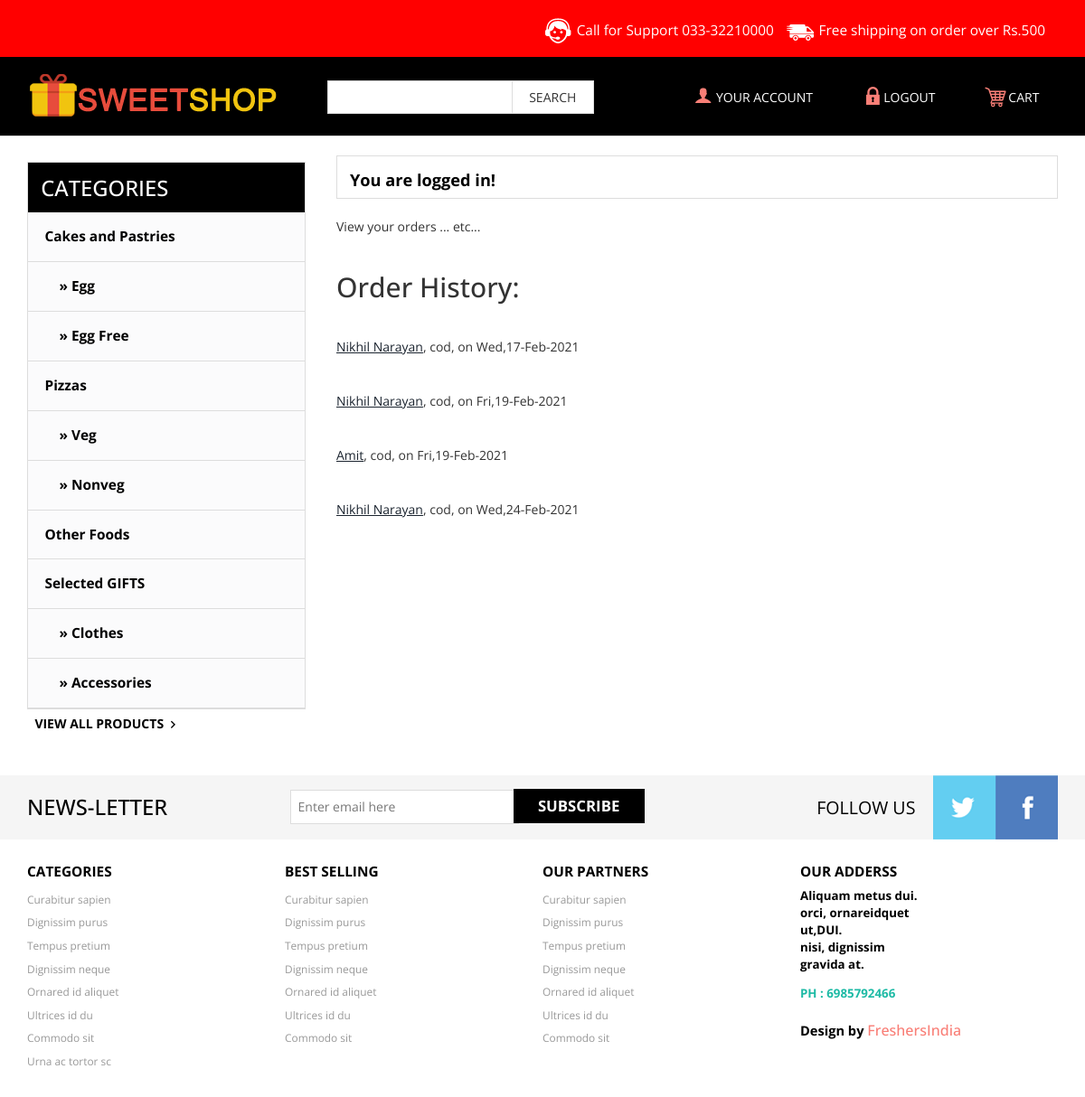
Screenshot of /home.php (signed in) with the database file from the repository.
### tables this page shows
CREATE TABLE `orders` (
  `order_id` int(11) NOT NULL,
  `cust_id` int(11) NOT NULL,
  `shipping_fullname` varchar(50) NOT NULL,
  `shipping_phone` varchar(30) NOT NULL,
  `shipping_address` varchar(200) NOT NULL,
  `payment_info` varchar(200) NOT NULL,
  `timestamp` varchar(20) NOT NULL,
  `status` varchar(50) NOT NULL
);

CREATE TABLE `category` (
  `cid` int(6) NOT NULL,
  `cname` varchar(100) NOT NULL DEFAULT '',
  `parent_id` int(6) NOT NULL DEFAULT 0
);

### home.php (the view, shortened to what this page needs)
<?php
include "lib/connection.php";
include "lib/header.php";
?>
 <div class="products">
	   	<h5 class="latest-product">You are logged in!</h5>
 </div>
 View your orders ... etc...
<H2>Order History:</H2>
<?php
$sql = "SELECT * FROM `orders` WHERE `cust_id` = '$_SESSION[login_user]' ";
$res = $db->query($sql);
while($row = $res->fetch_array()) {
	print "<HR><a href = order_details.php?order_id=$row[order_id]><u>$row[shipping_fullname]</u></a>, $row[payment_info],  on  ".date("D,d-M-Y", $row['timestamp']);
}
?>
<?php
include "lib/footer.php";
?>

### lib/footer.php (shortened to what this page needs)
	   		   </div>
			   <div class="sub-cate">
				<div class=" top-nav rsidebar span_1_of_left">
					<h3 class="cate">CATEGORIES</h3>
		 <ul class="menu">
			<ul class="kid-menu ">
<?php
include_once "lib/connection.php";
$sql = "SELECT * FROM `category` WHERE `parent_id` = '0' ";
$res = $db->query($sql);
while($row = $res->fetch_array()) {
	print "<li><a href=\"products.php?cid=$row[cid]\">$row[cname]</a></li>";
	$sql2 = "SELECT * FROM `category` WHERE `parent_id` = '$row[cid]' ";
	$res2 = $db->query($sql2);
	while($row2 = $res2->fetch_array()) {
		print "<li><a href=\"products.php?cid=$row2[cid]\"> &nbsp; &nbsp; &raquo; $row2[cname]</a></li>";
	}
}
?>
			</ul>
	</ul>
					</div>
	   		     	 <a class="view-all all-product" href="product.html">VIEW ALL PRODUCTS<span> </span></a>
			</div>
	   		    <div class="clearfix"> </div>
		</div>
	<div class="footer">
		<div class="footer-top">
			<div class="container">
				<div class="latter">
					<h6>NEWS-LETTER</h6>
					<div class="sub-left-right">
						<form>
							<input type="text" value="Enter email here"onfocus="this.value = '';" onblur="if (this.value == '') {this.value = 'Enter email here';}" />
							<input type="submit" value="SUBSCRIBE" />
						</form>
					</div>
				</div>
				<div class="latter-right">
					<p>FOLLOW US</p>
					<ul class="face-in-to">
						<li><a href="#"><span> </span></a></li>
						<li><a href="#"><span class="facebook-in"> </span></a></li>
					</ul>
					<div class="clearfix"> </div>
				</div>
			</div>
		</div>
		<div class="footer-bottom">
			<div class="container">
				<div class="footer-bottom-cate">
					<h6>CATEGORIES</h6>
					<ul>
						<li><a href="#">Curabitur sapien</a></li>
						<li><a href="#">Dignissim purus</a></li>
						<li><a href="#">Tempus pretium</a></li>
						<li ><a href="#">Dignissim neque</a></li>
						<li ><a href="#">Ornared id aliquet</a></li>
						<li><a href="#">Ultrices id du</a></li>
						<li><a href="#">Commodo sit</a></li>
						<li ><a href="#">Urna ac tortor sc</a></li>
					</ul>
				</div>
				<div class="footer-bottom-cate bottom-grid-cat">
					<h6>BEST SELLING</h6>
					<ul>
						<li><a href="#">Curabitur sapien</a></li>
						<li><a href="#">Dignissim purus</a></li>
						<li><a href="#">Tempus pretium</a></li>
						<li ><a href="#">Dignissim neque</a></li>
						<li ><a href="#">Ornared id aliquet</a></li>
						<li><a href="#">Ultrices id du</a></li>
						<li><a href="#">Commodo sit</a></li>
					</ul>
				</div>
				<div class="footer-bottom-cate">
					<h6>OUR PARTNERS</h6>
					<ul>
						<li><a href="#">Curabitur sapien</a></li>
						<li><a href="#">Dignissim purus</a></li>
						<li><a href="#">Tempus pretium</a></li>
						<li ><a href="#">Dignissim neque</a></li>
						<li ><a href="#">Ornared id aliquet</a></li>
						<li><a href="#">Ultrices id du</a></li>
						<li><a href="#">Commodo sit</a></li>
					</ul>
				</div>
				<div class="footer-bottom-cate cate-bottom">
					<h6>OUR ADDERSS</h6>
					<ul>
						<li>Aliquam metus  dui. </li>
						<li>orci, ornareidquet</li>
						<li> ut,DUI.</li>
						<li >nisi, dignissim</li>
						<li >gravida at.</li>
						<li class="phone">PH : 6985792466</li>
						<li class="temp"> <p class="footer-class">Design by <a href="http://freshersindia.com/" target="_blank">FreshersIndia</a> </p></li>
					</ul>
				</div>
				<div class="clearfix"> </div>
			</div>
		</div>
	</div>
</body>
</html>

### css/style.css (style rules this page uses)
body { background: #fff; font-family: 'Open Sans', sans-serif; }
body a { transition: 0.5s all; -webkit-transition: 0.5s all; -o-transition: 0.5s all; -ms-transition: 0.5s all; -moz-transition: 0.5s all; }
h3.cate { color: #fff; font-size: 1.7em; padding: 0.6em ; background: #000; margin: 0; }
ul.kid-menu { display: block !important; }
.menu { width: auto; height: auto; padding: 0; list-style: none; margin: 0; background: #FBFBFC; }
ul { padding: 0; list-style: none; }
.menu ul li a { width: 100%; display: block; position: relative; font-size:1.1em; font-weight: 400; color: #000; text-decoration:none; border-bottom: 1px solid #ddd; font-weight:700; line-height: 3.5em; text-indent: 1.2em; }
.menu ul.kid-menu li a { border-bottom: none; }
ul.kid-menu { padding: 0; margin: 0; }
ul.kid-menu li { list-style: none; border-bottom: 1px solid #ddd; }
.sub-cate,.slide-grid { float: left; }
.top-nav { border: 1px solid #ddd; }
.sub-cate { width: 27%; margin: 2em 2em 0 0; }
.products { width: 100%; border: 1px solid #ddd; float:left; margin: 1.5em 0; padding: 0.7em 1em ; }
.latest-product,.dolor-grid { float:left; }
.view-all,a.get-cart { float:right; padding: 0.4em 0.6em; font-size: 1em; }
a.view-all span { background: url(../images/arrow2.png)0px 0px; width: 15px; height: 14px; display:inline-block; }
a.view-all { text-decoration: none; font-size: 1em; color:#000; font-weight:700; }
a.all-product { float:left; }
h5.latest-product { margin: 6px 0 0; font-size: 1.3em; color: #000; font-weight: 700; }
.footer-top { background: #F5F5F5; margin: 3em 0 0; }
.latter { float:left; width:65%; }
.latter h6 { margin: 0.9em 1em 0 0; font-size: 1.7em; color: #000; float:left; width: 36%; }
.latter-right { float:right; }
.latter-right p { font-size: 1.4em; color: #000; margin: 1.1em 1em; float: left; }
ul.face-in-to { float:left; padding:0; margin:0; }
ul.face-in-to li { display:inline-block; float:left; }
ul.face-in-to li a span { background: url(../images/img-sprite.png) -281px 0px; width: 69px; height: 71px; display: block; }
ul.face-in-to li a span.facebook-in { background-position:-350px 0px; }
.latter input[type="text"] { border: 1px solid #ddd; outline: none; background: #fff; font-size:1em; color:#777; width:61%; padding:8px; margin:0; }
.latter input[type="submit"] { outline: none; cursor: pointer; width: 35%; padding: 7px; background: #000; color: #fff; font-size:1.2em; font-weight: 700; border: none; position: absolute; left: 14.7em; top: 15px; -webkit-apperance:none; }
.sub-left-right { float: left; position: relative; width: 56%; padding: 1.1em 0; }
.footer-bottom-cate { float: left; width: 25%; }
.footer-bottom-cate h6 { font-size: 1.1em; color: #000; margin: 0 0 0.5em; font-weight: 700; }
.footer-bottom-cate ul { padding: 0; margin: 0; }
.footer-bottom-cate ul li { list-style: none; padding: 0.2em 0; }
.footer-bottom-cate ul li a { text-decoration:none; font-size: 0.85em; color: #999; }
.cate-bottom ul li { font-size: 0.95em; color: #000; font-weight: 700; }
.cate-bottom ul li { padding: 0em 0; }
.cate-bottom ul li.phone { color:#1DBAA5; }
.cate-bottom ul li.phone { padding: 1em 0 1.5em; }
.cate-bottom ul li p { color:#000; margin: 0; font-size:1.1em; }
.cate-bottom ul li p a { color:#F97E76; font-size:1.1em; font-weight: 500; }
.footer-bottom { padding: 2em 0 5em; }

### rows the page displays
orders: shipping_fullname "Nikhil Narayan", payment_info "cod", timestamp "Wed,17-Feb-2021"
orders: shipping_fullname "Nikhil Narayan", payment_info "cod", timestamp "Fri,19-Feb-2021"
orders: shipping_fullname "Amit", payment_info "cod", timestamp "Fri,19-Feb-2021"
orders: shipping_fullname "Nikhil Narayan", payment_info "cod", timestamp "Wed,24-Feb-2021"
category: cname "Cakes and Pastries"
category: cname "Egg"
category: cname "Egg Free"
category: cname "Pizzas"
category: cname "Veg"
category: cname "Nonveg"
category: cname "Other Foods"
category: cname "Selected GIFTS"
category: cname "Clothes"
category: cname "Accessories"
